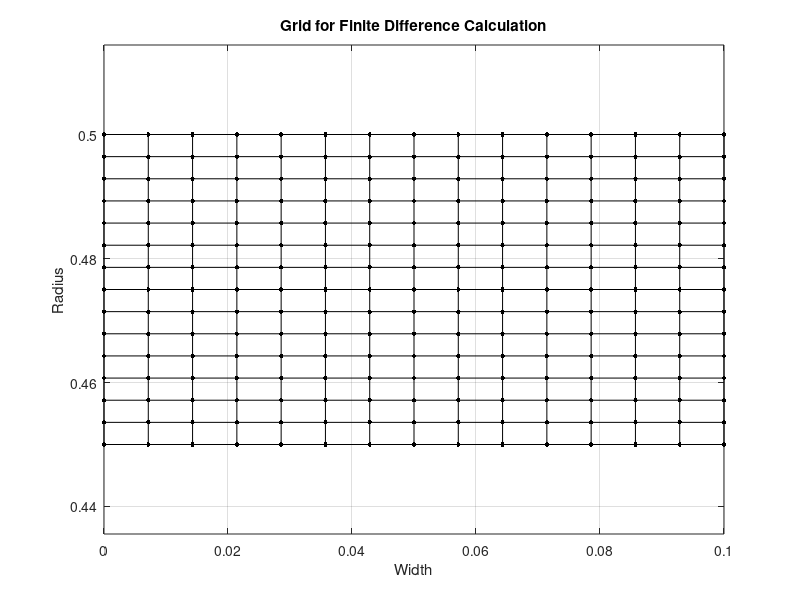
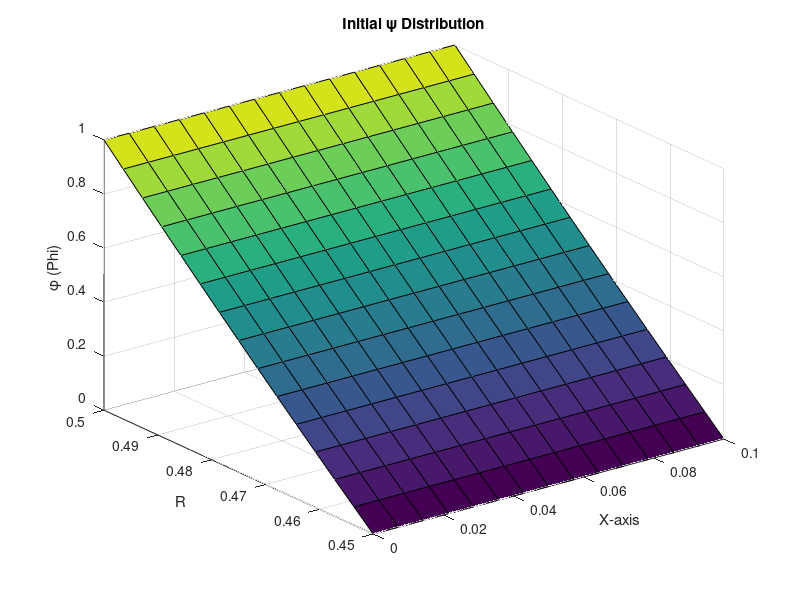

The MATLAB script that drew these images, in order:
%{
Main
Authors:
Description: This script applies the finite difference method to
numerically computer derivatives in the Radial Equilibrium Equation.

Inputs: 

Outputs:


%}

% Define the geometry of the axial flow compressor stage. All units in SI
rotor_width = 0.1;          % x-dimension 
d_hub = 0.9;                % limit of y-dimension
d_tip = 1;                  % limit of y-dimension
r_hub = d_hub/2;
r_tip = d_tip/2;
N = 6000*pi/30;
c_x_in = 136;
rho_in = 1.5;
T_in = 25 + 273.15;
loss_coeff = 0.05;
c_p = 1005; % Assume constant. This might be illegal
p_in = 100000;
gas_const = 287;
A_in = pi*r_tip^2-r_hub^2;

alpha = 30*pi/180;   %Unclear which angle this corresponds to tbh

% beta_1_h = 55.15*pi/180;
% alpha_1_t = 30*pi/180;
% beta_1_t = 60*pi/180;



%% 1. Generate the grid
% Create square matrix to store properties at different geometries
n = 14; % Number of divisions in square
x = linspace(0, rotor_width, n+1);
r = linspace(r_hub, r_tip, n+1);
[X, Y] = meshgrid(x,r);     %ndgrid() might end up being better


%% Plots
% 2D plot
figure;
plot(X, Y, 'k.', 'MarkerSize', 10);  % Plot each point with black dots
hold on;
plot(X', Y', 'k.', 'MarkerSize', 10); % Plot the transpose to show vertical lines
xlabel('Width');
ylabel('Radius');
title('Grid for Finite Difference Calculation');
grid on;
axis equal;
plot(X, Y, 'k');    % Horizontal grid lines
plot(X', Y', 'k');  % Vertical grid lines

% % Convert to cylindrical coordinates to create an annular 3D shape
% theta = X * (2 * pi / rotor_width); % Mapping the width to an angular range from 0 to 2*pi
% R = Y;  % Radial distance stays as Y values
% % Convert to Cartesian coordinates for 3D plotting
% [X_cart, Y_cart] = pol2cart(theta, R);
% % Plot the phi distribution in 3D as an annular surface
% figure;
% surf(X_cart, Y_cart, phi, 'EdgeColor', 'none');  % Create the surface plot, colored by phi values
% colorbar;  % Add a color bar to show the scale of phi
% xlabel('X-axis (Cartesian)');
% ylabel('Y-axis (Cartesian)');
% zlabel('\phi (Phi)');
% title('3D Annular Plot of \phi Distribution');
% axis equal;
% view(3);  % Set the view to 3D


%% Initialize all variables
denom = r_tip^2 - r_hub^2;
% Note that using Y. instead of r. is necessary. Y. yield a matrix, while r. gives a vector
psi = (Y.^2 - r_hub^2)/(denom);
rho_in = p_in / gas_const / T_in;
m = rho_in * c_x_in * A_in;
Stag_enthalp_in = c_p*T_in + c_x_in^2/2;

% Create matrices for c_x, c_r 
c_x = zeros(n,n);
c_r = zeros(n,n);
% Populate velocities for when x = 0
for i = 1:n
    c_x(i, 1) = c_x_in;
end

del_r = 0.1/n;
%for i = 1:n-1
 %   c_x(i+1, 1) = 1/(r(i)*del_r)*psi()
%end

%Graph psi
figure;
surf(X, Y, psi);
xlabel('X-axis');
ylabel('R');
zlabel('\phi (Phi)');
title('Initial \psi Distribution');